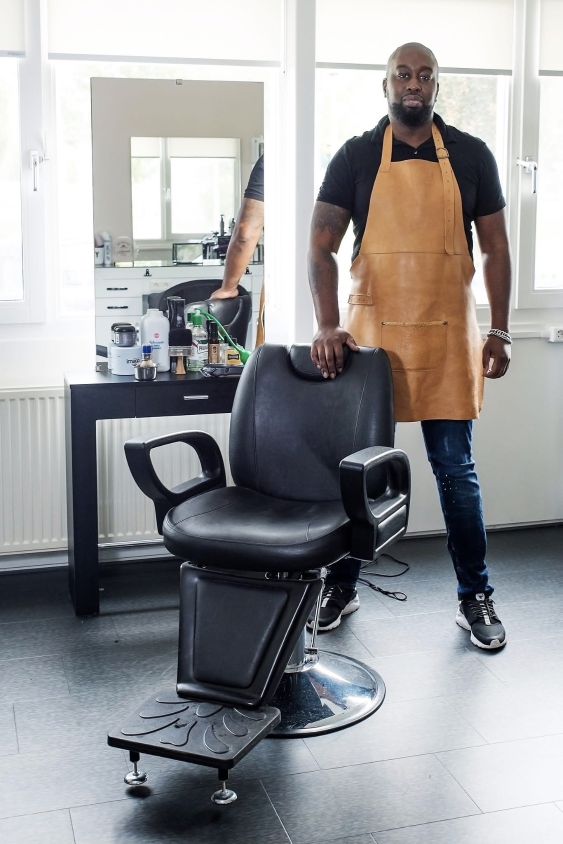
#> input picture design/fotos/iwan-portret.jpg, 1125 x 1688 px (shown at 1/2 size)
$ python optimize-images.py
#> lines starting #> are read from the running program, lines starting #| are printed output that depends on the picture
"""Maakt de webversies van logo, foto's, icons en de deelafbeelding.

Eenmalig draaien na het vervangen van een bronafbeelding in public/:
    python3 scripts/optimize-images.py [map-met-ttf-fonts]

Uitvoer staat in public/img/ en public/ (icons). De bronbestanden blijven staan
als fallback voor browsers zonder WebP.
"""

import sys
from pathlib import Path

from PIL import Image, ImageDraw, ImageEnhance, ImageFont

ROOT = Path(__file__).resolve().parent.parent
PUBLIC = ROOT / "public"
OUT = PUBLIC / "img"
OUT.mkdir(exist_ok=True)
FOTO = PUBLIC / "foto"

BG = (8, 8, 8)
GOLD = (201, 168, 74)

# bron in public/ -> (beschrijvende naam, breedtes in px). De naam komt in de
# URL van de foto terecht; Google Afbeeldingen leest die mee.
PHOTOS = {
    # Portret van Iwan in de salon; het origineel staat buiten public/.
    "design/fotos/iwan-portret.jpg": ("iwan-barber-almere", (480, 900)),
    "7BA86E7C-5624-4FB8-B92B-ED7F1729ACC7.jpg": ("mid-fade-krullen-baard", (480, 900)),
    "7367F35C-CC28-43C5-A6F7-E786E6FD6D31.jpg": ("contouren-cornrows", (480, 900)),
    "ECE8A51A-C1C4-4D31-9604-795D3E8BC503.jpg": ("klassieke-taper", (480, 900)),
    "C61F0EF9-D76E-4DD4-AA20-F9F5ADF5E800.jpg": ("buzzcut-fade", (480, 900)),
    "CF0D0669-07E7-485C-8260-C9BED93B82F8.jpg": ("korte-crop-fade", (480, 900)),
    "2D8D9132-0A24-4FA7-B8A7-3D3A91395F3F.jpg": ("lange-pony-low-taper", (480, 1024)),
    "9AA8A269-A960-4E8A-B7B7-22A7C1038927.jpg": ("kaal-geschoren-baard", (480, 900)),
    "ig-3.jpg": ("afro-top-taper-fade", (400, 900)),
    "ig-2.jpg": ("textured-top-fade", (400, 900)),
    "ig-4.jpg": ("lang-haar-fade-baard", (400, 900)),
    "ig-5.jpg": ("kort-opzij-volle-baard", (400, 900)),
    "ig-6.jpg": ("golvend-low-taper", (400, 1026)),
    "ig-1.jpg": ("recht-afgeknipt", (400, 900)),
    "carousel-1.jpg": ("kinderkapsel-fade", (488,)),
    "carousel-2.jpg": ("geschoren-figuur-krullen", (488,)),
    "carousel-3.jpg": ("afro-taper-fade", (488,)),
}


def save_webp(im: Image.Image, path: Path, quality: int = 78) -> None:
    im.save(path, "WEBP", quality=quality, method=6)


def photos() -> None:
    FOTO.mkdir(exist_ok=True)
    for name, (slug, widths) in PHOTOS.items():
        src = Image.open((ROOT if name.startswith("design/") else PUBLIC) / name).convert("RGB")
#> src is the input picture: PIL image 1125x1688 RGB; mean R, G, B 154.1, 153.8, 155.5
        # Origineel onder de beschrijvende naam, als fallback voor browsers zonder WebP.
        src.save(FOTO / f"{slug}.jpg", quality=84, optimize=True, progressive=True)
        for w in widths:
            w = min(w, src.width)
            h = round(src.height * w / src.width)
            save_webp(src.resize((w, h), Image.LANCZOS), OUT / f"{slug}-{w}.webp")
#> this loop made 2 passes
#> pass 1, in save_webp, `im.save(path, "WEBP", quality=quality, method=6)`:
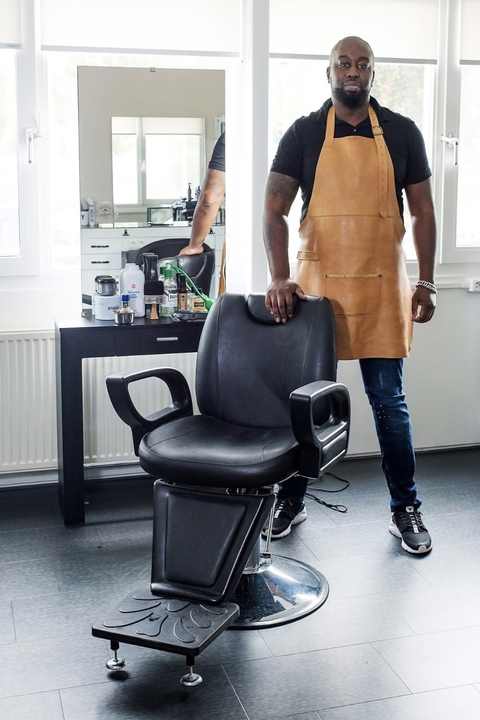
#> saved as iwan-barber-almere-480.webp: PIL image 480x720 RGB; mean R, G, B 154.1, 153.8, 155.5
#> pass 2, in save_webp (call 2), `im.save(path, "WEBP", quality=quality, method=6)`:
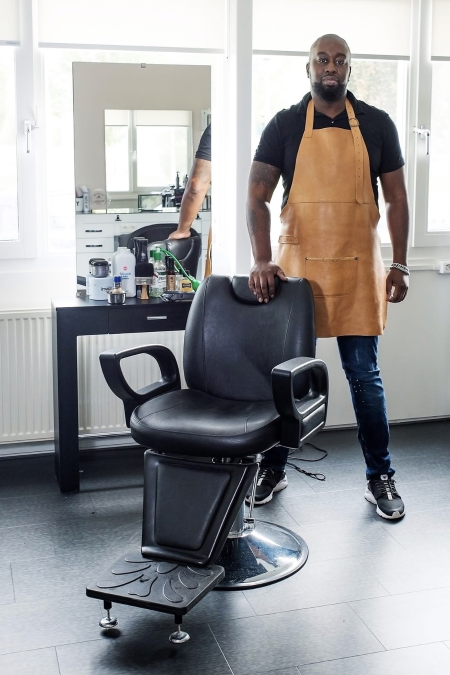
#> saved as iwan-barber-almere-900.webp: PIL image 900x1350 RGB (shown at 1/2 size); mean R, G, B 154.1, 153.8, 155.5


# [70 lines left out: functions logo, icon, icons, cover, og_image, not called in this run]


if __name__ == "__main__":
    fonts = Path(sys.argv[1]) if len(sys.argv) > 1 else None
#> (the run stopped early here; a loop or call above may not have finished)
